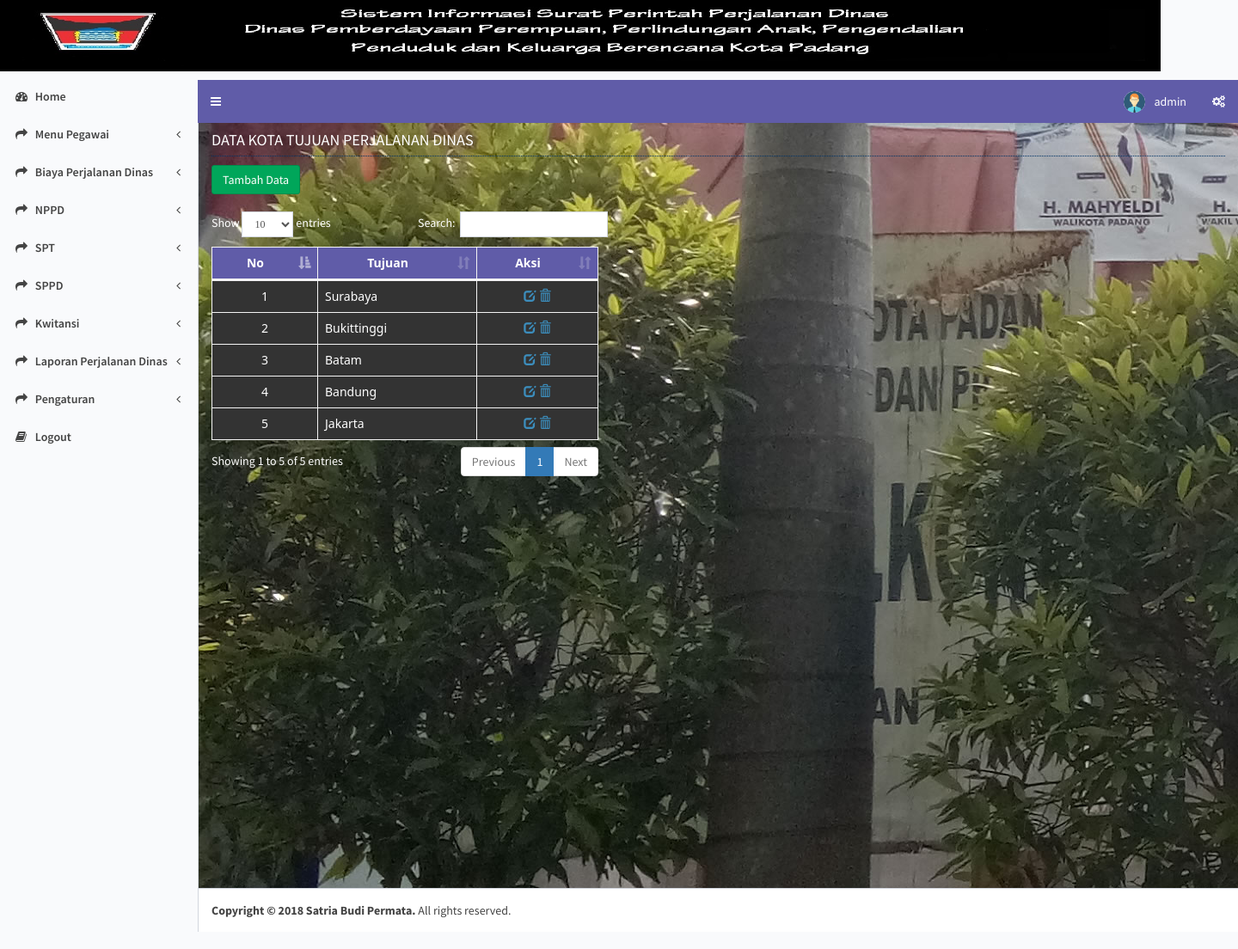
/media.php?module=tujuan (signed in), run on the app's committed database.
### tables this page shows
CREATE TABLE IF NOT EXISTS `tujuan` (
  `id_tujuan` int(5) NOT NULL AUTO_INCREMENT,
  `tujuan` varchar(50) NOT NULL,
  PRIMARY KEY (`id_tujuan`)
);

### modul/mod_tujuan/tujuan.php (the view, shortened to what this page needs)
<?php
$aksi="modul/mod_tujuan/aksi_tujuan.php";
switch($_GET[act]){
  default:
      $tampil = mysql_query("SELECT * FROM tujuan");
  echo   "
  <h2>DATA KOTA TUJUAN PERJALANAN DINAS</h2>
          <input type=button value='Tambah Data' class='btn btn-success'
          onclick=\"window.location.href='?module=tujuan&act=tambahtujuan';\"><br /><br />";
    echo "<div style=\"width:450px\">
    <table id=\"example1\" class=\"table table-bordered table-hover\">
          <thead><tr><th>No</th><th>tujuan</th><th>aksi</th></tr></thead>";
    $no=1;
	echo "<tbody>";
    while ($r=mysql_fetch_array($tampil)){
       echo "<tr><td align='center' style=\"background-color: #333333\">$no</td>
             <td style=\"background-color: #333333\">$r[tujuan]</td>
             <td align='center' style=\"background-color: #333333\"><a href=?module=tujuan&act=edittujuan&id=$r[id_tujuan]><span class=\"glyphicon glyphicon-edit\"></a>
			 <a href=$aksi?module=tujuan&act=hapus&id=$r[id_tujuan] onClick=\"return confirm('Apakah Anda benar-benar mau menghapusnya?')\"><span class=\"glyphicon glyphicon-trash\"></a></td></tr>";
      $no++;
    }
    echo "</tbody></table></div>";
    break;
}
?>

### css/style_properti.css (style rules this page uses)
table { font-family: "Segoe UI", Frutiger,Tahoma,Helvetica,"Helvetica Neue", Arial, sans-serif; font-size: 1.0em; border-width: 1px; border-style: solid; border-color: #dddddd; border-collapse: collapse; margin: 20px 0px 0px 0px; background:#FFF; }
.table tr:nth-child(odd) td { background-color:#EEEADD; }
th { font-size: 1.0em; text-align: center; border: 1px solid #dddddd; text-transform: capitalize; text-align: center; background-color:#605CA8; color:#FFF; }
td { padding: 0.1em; vertical-align: top; border-width: 1px; border-style: solid; border-color: #dddddd; border-collapse: collapse; }
h2 { font-size: 1.3em; line-height: 200%; border-bottom: 1px dotted #003366; }

### data on the page
tujuan: tujuan "Surabaya"
tujuan: tujuan "Bukittinggi"
tujuan: tujuan "Batam"
tujuan: tujuan "Bandung"
tujuan: tujuan "Jakarta"

### other printed values
$_SESSION[namauser] "admin"
